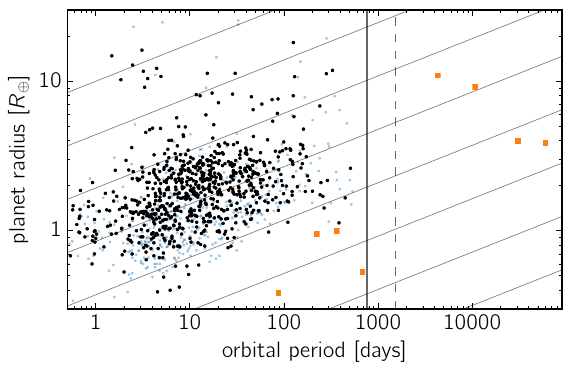

This chart was generated by the following Python code:
# -*- coding: utf-8 -*-

from plot_setup import COLORS

import matplotlib
import numpy as np
import matplotlib.pyplot as pl

from peerless.catalogs import KOICatalog

fig, ax = pl.subplots(1, 1, figsize=(6, 4))

kois = KOICatalog().df
m = kois.koi_disposition == "CONFIRMED"
x, y = kois[m].koi_period, kois[m].koi_prad

x0 = np.exp(np.linspace(np.log(0.1), np.log(9e4), 500))
for f in np.exp(np.linspace(np.log(0.001), np.log(100), 8)):
    y0 = np.sqrt(f * np.sqrt(x0))
    ax.plot(x0, y0, "k", lw=0.5, alpha=0.5)

ax.loglog(x, y, ".k", ms=4)
ax.set_xlim(1.1, 450.)
ax.set_ylim(0.3, 30)
ax.set_xlabel("orbital period [days]")
ax.set_ylabel("planet radius [$R_\oplus$]")

fmt = matplotlib.ticker.FormatStrFormatter("%.0f")
ax.xaxis.set_major_formatter(fmt)
ax.yaxis.set_major_formatter(fmt)

# Plot KOIs.
m = kois.koi_disposition == "CANDIDATE"
x, y = kois[m].koi_period, kois[m].koi_prad
ax.plot(x, y, ".", color="#6baed6", ms=3, alpha=0.3, zorder=-1)

# Plot the solar system.
rad = np.array("2439.7 6051.8 6371.00 3389.5 69911 58232 25362 24622"
               .split(), dtype=float)
period = np.array("0.2408467 0.61519726 1.0000174 1.8808476 11.862615 "
                  "29.447498 84.016846 164.79132".split(), dtype=float)
ax.plot(period * 365, rad / rad[2], "o", color="#fd8d3c")
ax.set_xlim(0.5, max(x0))
ax.axvline(4.2*365 / 2., color="k", alpha=0.6)
ax.axvline(4.2*365, color="k", ls="dashed", alpha=0.6)

# xerr = np.array(fits[["period_err_1", "period_err_2"]]).T
# yerr = np.array(fits[["radius_err_1", "radius_err_2"]]).T / 0.01
# x = np.array(fits.period)
# y = np.array(fits.radius) / 0.01
# ax.errorbar(x, y, xerr=xerr, yerr=yerr, fmt=".g", capsize=0)

fig.set_tight_layout(True)
fig.savefig("full_sample.pdf")
